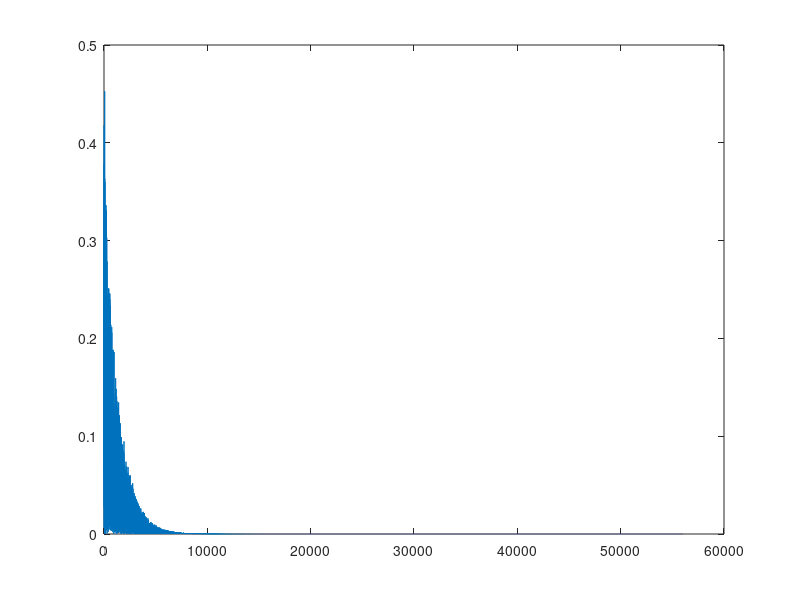

Reproduce this figure in MATLAB. (Note: this script raises an error after producing the figure.)
%% Generation of TrainData and TestData
clc
clear all
x1 = rand(1,50);
x2 = rand(1,40);
x3 = rand(1,40);
w1_true = 0.85;
w2_true = 0.8;
w3_true = 0.5;
DataSet = zeros(numel(x1)*numel(x2)*numel(x3),3);
l = 1;
for i = 1:numel(x1)
    for j = 1:numel(x2)
        for k = 1:numel(x3)
            DataSet(l,1) = x1(i);
            DataSet(l,2) = x2(j);
            DataSet(l,3) = x3(k);
            DataSet(l,4) = w1_true*x1(i) + w2_true*x2(j) + w3_true*x3(k);
            l = l + 1;
        end
    end
end

samp = randperm(size(DataSet,1),round(size(DataSet,1)*0.7));
TrainData = DataSet(samp,:);
DataSet(samp,:) = [];
TestData = DataSet;

%% Initialization of weight factors and learning rate
w1_init = rand(1,1);
w2_init = rand(1,1);
w3_init = rand(1,1);
w1_delta = 0;
w2_delta = 0;
w3_delta = 0;
learn_rate = 0.01;

%% Start of learning
w1 = w1_init;
w2 = w2_init;
w3 = w2_init;

for i = 1:size(TrainData,1)
    out_pred = w1*TrainData(i,1) + w2*TrainData(i,2) + w3*TrainData(i,3);
    error(i) = TrainData(i,4) - out_pred;
    w1_delta = learn_rate*error(i)*TrainData(i,1);
    w2_delta = learn_rate*error(i)*TrainData(i,2);
    w3_delta = learn_rate*error(i)*TrainData(i,3);
    w1 = w1 + w1_delta;
    w2 = w2 + w2_delta;
    w3 = w3 + w3_delta;
end

figure
title('training process')
xlabel('calculation step')
ylabel('error')
plot(1:size(TrainData,1),abs(error))

%% evaluation of modell
rms = 0;

for i = 1:size(TestData,1)
    out_pred = w1*TestData(i,1) + w2*TestData(i,2) + w3*TestData(i,3);
    rms = rms + (TestData(i,4) - out_pred).^2;
end
weight_name = ['w1';'w2';'w3'];
true_value = [w1_true;w2_true;w3_true];
pred_value = [w1;w2;w3];
T = table(weight_name,true_value,pred_value)
rms = rms / size(TestData,1)

            